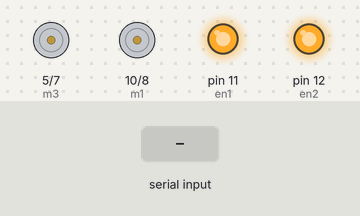
The sketch below on a simulated Arduino Uno, built with avr-gcc and run on an emulated ATmega328P. Parts: motor-driver pin pairs drawn as motors (green arrow = first pin HIGH = forward, orange = second pin HIGH = backward, longer = more drive), output pins drawn as LEDs (lit = HIGH). The inputs (shaded band) are chosen by the test bench.

Above: at 1.2 s.
1.3 s: "F" received over Serial
At 2.5 s:
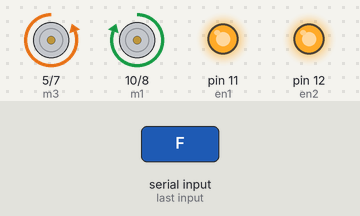
2.8 s: "B" received over Serial
At 3.8 s:
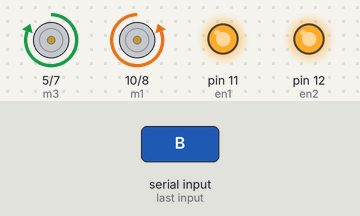
4.3 s: "R" received over Serial
At 4.9 s:
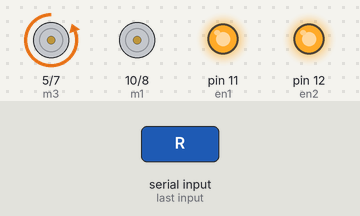
5.8 s: "L" received over Serial
At 7.0 s:
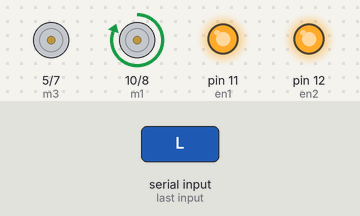
7.3 s: "1" received over Serial
At 8.4 s:
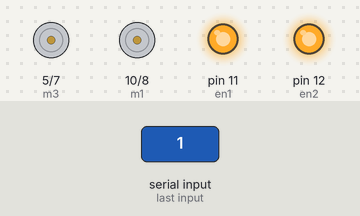
Timing chart, 0 to 9.8 s (numbered marks = the images above; inputs shaded):
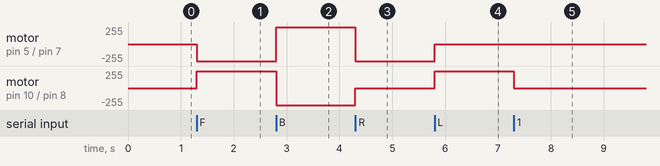

Measured:
- after the input at 1.3 s, motor on pin 5 (m3) / pin 7 (m4): stopped → backward 255/255 at once; motor on pin 10 (m1) / pin 8 (m2): stopped → forward 255/255 at once
- after the input at 2.8 s, motor on pin 5 (m3) / pin 7 (m4): backward 255/255 → forward 255/255 at once; motor on pin 10 (m1) / pin 8 (m2): forward 255/255 → backward 255/255 at once
- after the input at 4.3 s, motor on pin 5 (m3) / pin 7 (m4): forward 255/255 → backward 255/255 at once; motor on pin 10 (m1) / pin 8 (m2): backward 255/255 → stopped at once
- after the input at 5.8 s, motor on pin 5 (m3) / pin 7 (m4): backward 255/255 → stopped at once; motor on pin 10 (m1) / pin 8 (m2): stopped → forward 255/255 at once
- after the input at 7.3 s, motor on pin 10 (m1) / pin 8 (m2): forward 255/255 → stopped at once

The sketch:

The_Project_Programming.ino
```cpp
int m1 = 10;
int m2= 8;
int m3=5;
int m4 =7;
int en1=11;
int en2=12;

 char read;

 void forward()
 {
  digitalWrite(m1,1);
digitalWrite(m2,0);
digitalWrite(m3,0);
digitalWrite(m4,1);

  }
void backward()
{

    digitalWrite(m1,0);
digitalWrite(m2,1);
digitalWrite(m3,1);
digitalWrite(m4,0);

  }

  void right()
  {
      digitalWrite(m1,0);
digitalWrite(m2,0);
digitalWrite(m3,0);
digitalWrite(m4,1);

    }


  void left()
  {
      digitalWrite(m1,1);
digitalWrite(m2,0);
digitalWrite(m3,0);
digitalWrite(m4,0);

    }


    void stop()
    {

            digitalWrite(m1,0);
digitalWrite(m2,0);
digitalWrite(m3,0);
digitalWrite(m4,0);

      }
void setup()
{

 Serial.begin(9600);
pinMode(m1,OUTPUT);
pinMode(m2,OUTPUT);
pinMode(m3,OUTPUT);
pinMode(m4,OUTPUT);
pinMode(en1,OUTPUT);
pinMode(en2,OUTPUT);
digitalWrite(en1,1);
digitalWrite(en2,1);
}

void loop()
{


if(Serial.available())
{
  read =Serial.read();
  }

  if(read=='F')
  {
forward();
    }
else if(read=='B')
  {
backward();
    }
    else if(read=='R')
  {
right();
    }

       else if(read=='L')
  {
left();
    }
    else
    {
      stop();
      }
}
```
